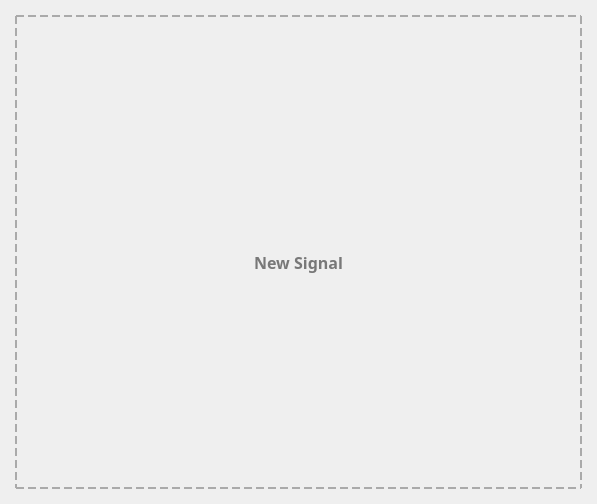
<?xml version="1.0" encoding="UTF-8"?>
<ui version="4.0">
 <class>Dialog</class>
 <widget class="QDialog" name="Dialog">
  <property name="geometry">
   <rect>
    <x>0</x>
    <y>0</y>
    <width>597</width>
    <height>504</height>
   </rect>
  </property>
  <property name="windowTitle">
   <string>Dialog</string>
  </property>
  <property name="styleSheet">
   <string notr="true">            QDialog{
                border: 2px dashed #aaa;
			    margin: 15px;
                font: 24px;
            }


</string>
  </property>
  <layout class="QVBoxLayout" name="verticalLayout">
   <item>
    <spacer name="verticalSpacer">
     <property name="orientation">
      <enum>Qt::Vertical</enum>
     </property>
     <property name="sizeHint" stdset="0">
      <size>
       <width>20</width>
       <height>40</height>
      </size>
     </property>
    </spacer>
   </item>
   <item>
    <widget class="QLabel" name="label">
     <property name="text">
      <string/>
     </property>
     <property name="pixmap">
      <pixmap resource="../resources/texteditor_images.qrc">:/icons/load_signal</pixmap>
     </property>
     <property name="alignment">
      <set>Qt::AlignCenter</set>
     </property>
    </widget>
   </item>
   <item>
    <widget class="QLabel" name="label_2">
     <property name="font">
      <font>
       <family>Source Code Pro</family>
       <pointsize>12</pointsize>
       <weight>75</weight>
       <bold>true</bold>
      </font>
     </property>
     <property name="styleSheet">
      <string notr="true">color: rgb(120, 120, 120);
font-weight: bold;</string>
     </property>
     <property name="text">
      <string>New Signal</string>
     </property>
     <property name="alignment">
      <set>Qt::AlignCenter</set>
     </property>
    </widget>
   </item>
   <item>
    <spacer name="verticalSpacer_2">
     <property name="orientation">
      <enum>Qt::Vertical</enum>
     </property>
     <property name="sizeHint" stdset="0">
      <size>
       <width>20</width>
       <height>40</height>
      </size>
     </property>
    </spacer>
   </item>
  </layout>
 </widget>
 <resources>
  <include location="../resources/texteditor_images.qrc"/>
  <include location="../resources/texteditor_images.qrc"/>
 </resources>
 <connections/>
</ui>
